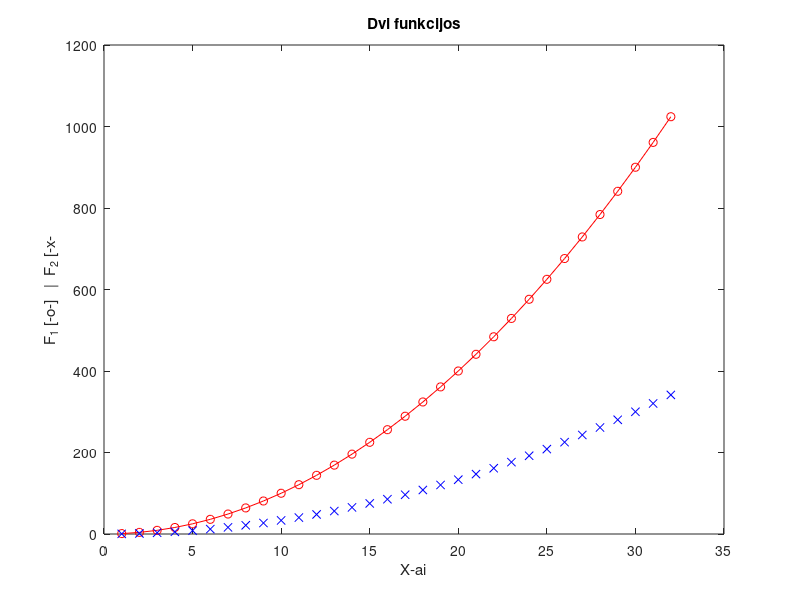

This chart was generated by the following MATLAB code: (Note: this script raises an error after producing the figure.)
% Herkus Totorovas
% EEF-25/2
% 2026-09-09

x = 1:32;
y = x.^2;


plot(x, y, 'o-r' , x, y/3, 'xb')
title('Dvi funkcijos')
xlabel('X-ai')
ylabel('F_1 [-o-]   |  F_2 [-x-')

% Papildoma uzduotis

%Priskiriamas kintamasis
N = 3;

% Vektorius: nuo N+1 iki N+4, su poslinkiu 0,5

v = N+1 : 0.5 : N+4;

%3x3 matrica A
A = N : N+8;
A = reshape(A, 3, 3);

% Eiluciu ir stulpeliu atrinkimas pagal schemas
% a) 3 eilute, 2 stulpelis
Aa = A([3], [2]);
% b) 2 ir 3 eilutes, 1 ir 2 stulpeliai
Ab = A([2 3], [1 2]);
% c) 1 ir 3 eilutes, 1 ir 3 stulpeliai
Ac = A([1 3], [1 3]);

A_nauja = [A, v'];

disp('Vektorius v:')
disp(v)

disp('Matrica A:')
disp(A)

disp('a) Atrinkta matrica:')
disp(Aa)

disp('b) Atrinkta matrica:')
disp(Ab)

disp('c) Atrinkta matrica:')
disp(Ac)

disp('Matrica A su prijungtu vektoriumi:')
disp(A_nauja)

%Papildoma


N = 0;
j = N+1:0,5:N+4

A = [N N+1 N+2; N+3 N+4 N+5; N+6 N+7 N+8]

A(3,2)
A(2:3,1:2)
A([1 7 3 9])

b = [j(1) j(4) j(7)];

vertcat (A, b)
